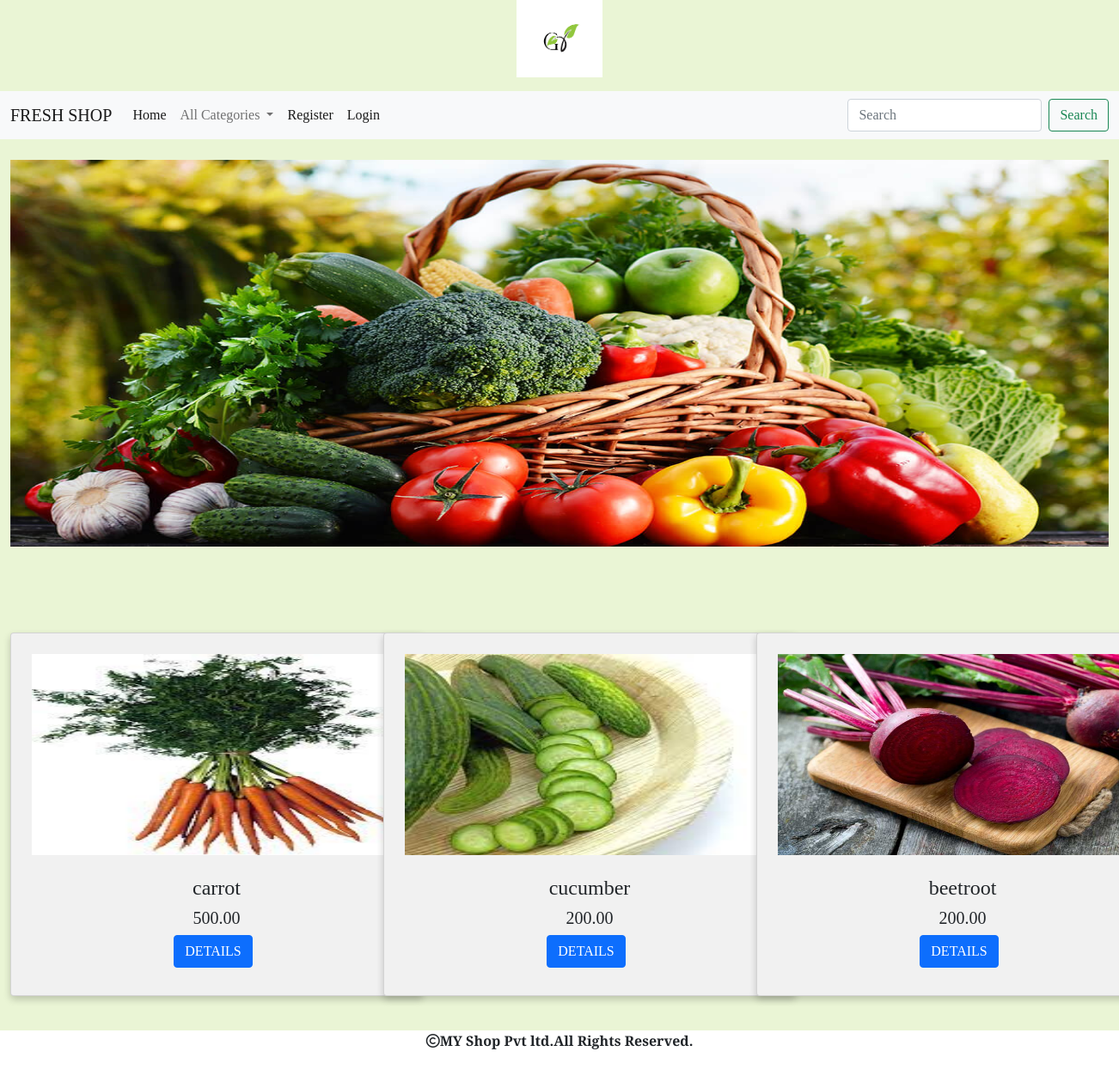
Screenshot of /allproducts/VEGETABLES with the database file from the repository.
### shop/models.py (models this page shows, shortened)
class Categoryy(models.Model):
    name=models.CharField(max_length=200)
    desc=models.TextField()
    image=models.ImageField(upload_to='shop/categories',blank=True,null=True)

class Productt(models.Model):
    name = models.CharField(max_length=200)
    desc = models.TextField()
    image = models.ImageField(upload_to='shop/products',blank=True,null=True)
    price = models.DecimalField(max_digits=10,decimal_places=2)
    category = models.ForeignKey(Categoryy,on_delete=models.CASCADE)
    stock = models.IntegerField()
    available = models.BooleanField(default=True)
    created = models.DateTimeField(auto_now_add=True)
    updated = models.DateTimeField(auto_now_add=True)

### shop/views.py (the view)
# urls.py: path('allproducts/<p>',views.allproducts,name="allproducts"),
def allproducts(request,p):
    c=Categoryy.objects.get(name=p)
    p=Productt.objects.filter(category=c)
    return render(request,'product.html',{'c':c,'p':p})

### cart/context_processors.py (called while the page is built, shortened)
def productcount(request):
    item_count=0
    return {'count':item_count}

### shop/context_processors.py (called while the page is built)
def menu_links(request):
    c=Categoryy.objects.all()
    return {'links':c}

### templates/product.html
{% extends 'base.html' %}
{% load static %}
{% block content %}
<div class="container-fluid mt-4" style="margin-bottom:100px;">
    <img src="{{c.image.url}}" width="100%" height="450px">
</div>
<div class="container-fluid mt-4" style="margin-bottom:100px;">
    <div class="row">
        {% for i in p %}
        <div class="col-sm-4">
            <div class="card" style="width: 30rem;">
  <img src="{{i.image.url}}" class="card-img-top p-2" alt="..." height="250px" width="100%">
  <div class="card-body">
    <h4 class="card-title text-center">{{i.name}}</h4>
      <h5 class="text-center">{{i.price}}</h5>
    <a href="{% url 'shop:detail' i.name %}" class="btn btn-primary" style="position:relative;left:38%;">DETAILS</a>
  </div>
</div>
        </div>{% endfor %}
    </div>
</div>
{% endblock %}

### static/css/a.css (style rules this page uses)
body { background-color:#eaf5d5; font-family: 'Playfair Display', serif; }
.card { box-shadow: 0 4px 8px 0 rgba(0,0,0,0.2); padding: 16px; text-align: justify; background-color: #f1f1f1; }

### rows the page displays
Categoryy: image (picture)
Productt: image (picture), name "carrot", price "500.00"
Productt: image (picture), name "cucumber", price "200.00"
Productt: image (picture), name "beetroot", price "200.00"
